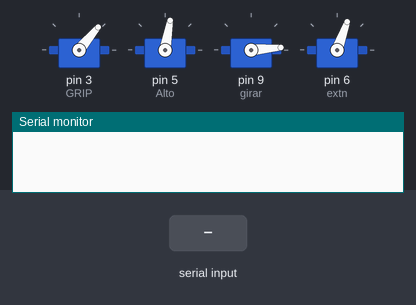
The sketch below on a simulated Arduino Uno, built with avr-gcc and run on an emulated ATmega328P. Shown: 4 × servo, the last lines printed to the serial monitor. The inputs (shaded band) are chosen by the test bench.

Above: at 1.2 s.
1.3 s: "q" received over Serial
At 1.6 s:
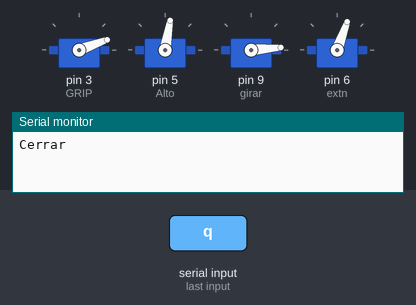
2.8 s: "w" received over Serial
At 4.0 s:
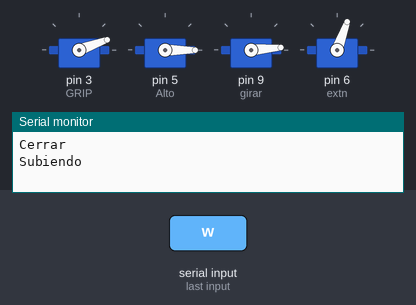
4.3 s: "e" received over Serial
At 5.1 s:
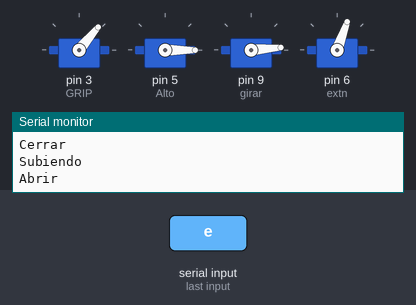
5.8 s: "z" received over Serial
At 6.3 s:
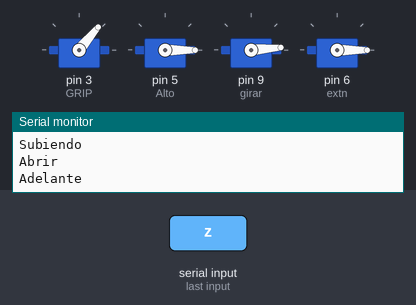
7.3 s: "q" received over Serial
At 8.6 s:
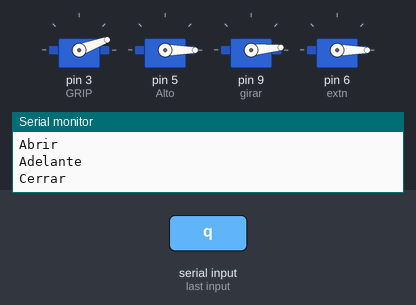
Timing chart, 0 to 9.8 s (numbered marks = the images above; inputs shaded):
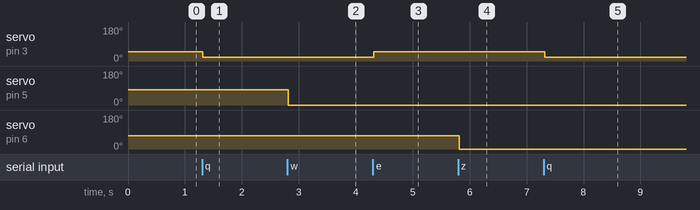

The sketch:

MANOrg.ino
```cpp
//programa correspondiente al control de un brazo robotico a traves del servos y teclado del computador
//el brazo que se debe usar debe tener 4 servomotores
#include <Servo.h>

//Declaracion de variables globales
Servo GRIP;
Servo Alto;
Servo girar;
Servo extn;

int pinit1;
int pinit2;
int pinit3;
int pinit4;
///-------------------
char sinput;
String Key;

void setup()
{
  GRIP.attach(3);  //grip   ---> Servo - attach()	/pin de los servos a/d
  Alto.attach(5); //Alto
  girar.attach(9); //girar
  extn.attach(6); //extn------extension del brazon
 //inicializacion de la posicion
  int pinit1=50;//Posición inicial GRIP
  int pinit2=80;//Posición inicial Alto
  int pinit3=5;//Posición inicial para girar  0
  int pinit4=70;//Posición inicial extención

  GRIP.write(pinit1);
  Alto.write(pinit2);
  girar.write(pinit3);
  extn.write(pinit4);

  Serial.begin(9600);
}


void loop()
{
  while (Serial.available() > 0)
  {
    sinput = Serial.read();
    Key.concat(sinput);
    delay(15);
  }

  //obtencion de dato de tecla/key para determinar la posicion
            if (Key.equals("q") == true)
            {
              pinit1=20;
              GRIP.write(pinit1);              // Lleva servo a la posición pinit1
              Serial.println("Cerrar");
              delay(25);
            }
            if (Key.equals("e") == true)
            {
              pinit1=50;
              GRIP.write(pinit1);              //Lleva servo a la posición pinit1
              Serial.println("Abrir");
              delay(25);
            }

       //Posición de la Alto
            if (Key.equals("w") == true)
            {
              pinit2=pinit2;
              Alto.write(pinit2);              //Lleva servo a la posición  pinit2
              Serial.println("Subiendo");
              pinit2=pinit2+5;
              delay(25);
            }
            if (Key.equals("s") == true)
            {
              pinit2=pinit2;
              Alto.write(pinit2);              //Lleva servo a la posición  pinit2
              Serial.println("Bajando");
              pinit2=pinit2-5;
              delay(25);
            }

       //Posición del girar
            if (Key.equals("a") == true)
            {
              girar.write(pinit3);
              Serial.println("dando giro a la Izquierda");
              pinit3=pinit3+5;
              delay(25);
            }
            if (Key.equals("d") == true)
            {
              girar.write(pinit3);              //
              Serial.println("dando giro a la Derecha");
              pinit3=pinit3-5;
              delay(25);
            }

       //Posición de la EXTENDIDA
            if (Key.equals("z") == true)
            {
              extn.write(pinit4);              //
              Serial.println("Adelante");
              pinit4=pinit4+4;
              delay(25);
            }
            if (Key.equals("x") == true)
            {
              extn.write(pinit4);              //
              Serial.println("Atras");
              pinit4=pinit4-4;
              delay(25);
            }
  Key = "";
}
```

Measured:
- after the input at 1.3 s, servo on pin 3 (GRIP): 50° → 20° at once
- after the input at 2.8 s, servo on pin 5 (Alto): 80° → 0° at once
- after the input at 4.3 s, servo on pin 3 (GRIP): 20° → 50° at once
- after the input at 5.8 s, servo on pin 6 (extn): 70° → 0° at once
- after the input at 7.3 s, servo on pin 3 (GRIP): 50° → 20° at once
